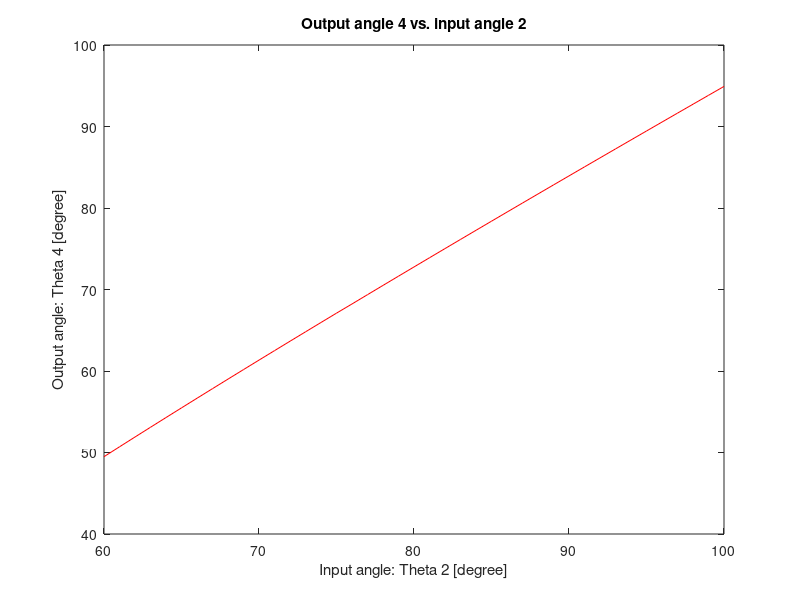

MATLAB code for this plot: (Note: this script raises an error after producing the figure.)
clear
clc
close all
%data
l3=1.1;
l4=0.9;
l1=1;
lh=0.75;
lv=0.75;
l2=1;

t2=60:100;%x-axis input angle
k=0;%index
%Freudenstein iteration
for t=60:100,%input angle theta2 counter in degree
    k=k+1;
    i=1;%iteration
    theta2(k)=t*pi/180;%theta2 in radian
    delta=2*(0.1*pi/180);%initial accuracy
    theta4(1)=theta2(k);%initial guess of theta4=theta2
    while abs(delta)>(0.1*pi/180)
        Lo=l1/l4;%L1
        Lt=l1/l2;%L2
        Lth=((l2)^2-(l3)^2+(l4)^2+(l1)^2)/(2*l2*l4);%L3
        theta4(i+1)= acos(( Lo*cos(theta2(k))-Lth+cos(theta2(k)-theta4(i)) )/Lt);
        delta=theta4(i+1)-theta4(i);
        i=i+1;
        %disp(sprintf('%2d %0.8f %0.8f',i,theta4(i),delta));
    end
theta4f(k)=theta4(i);
t4(k)=theta4f(k)*180/pi;%convert theta4f back to degree
%Analytical method,Find theta3,given theta2 and theta4
theta3(k)=asin(((l4)*sin(theta4f(k))-(l2)*sin(theta2(k)))/(l3));%10.3
t3(k)=theta3(k)*180/pi;%convert theta3 back to degree



%Find xp,yp, given theta3,theta2
xp(k)=l2*cos(theta2(k))+lh*cos(theta3(k))-lv*sin(theta3(k));
yp(k)=l2*sin(theta2(k))+lh*sin(theta3(k))-lv*sin(theta3(k));
end
%Print result of theta3,theta4,xp,yp for each 30 degrees
%Plot the output angle theta4 vs. input angle theta2
figure(1)
plot(t2,t4,'r');
title('Output angle 4 vs. input angle 2');
xlabel('Input angle: Theta 2 [degree]');
ylabel('Output angle: Theta 4 [degree]');
legend('Input vs. Output',2);
xlim([0 360]);
grid on;
hold on;
